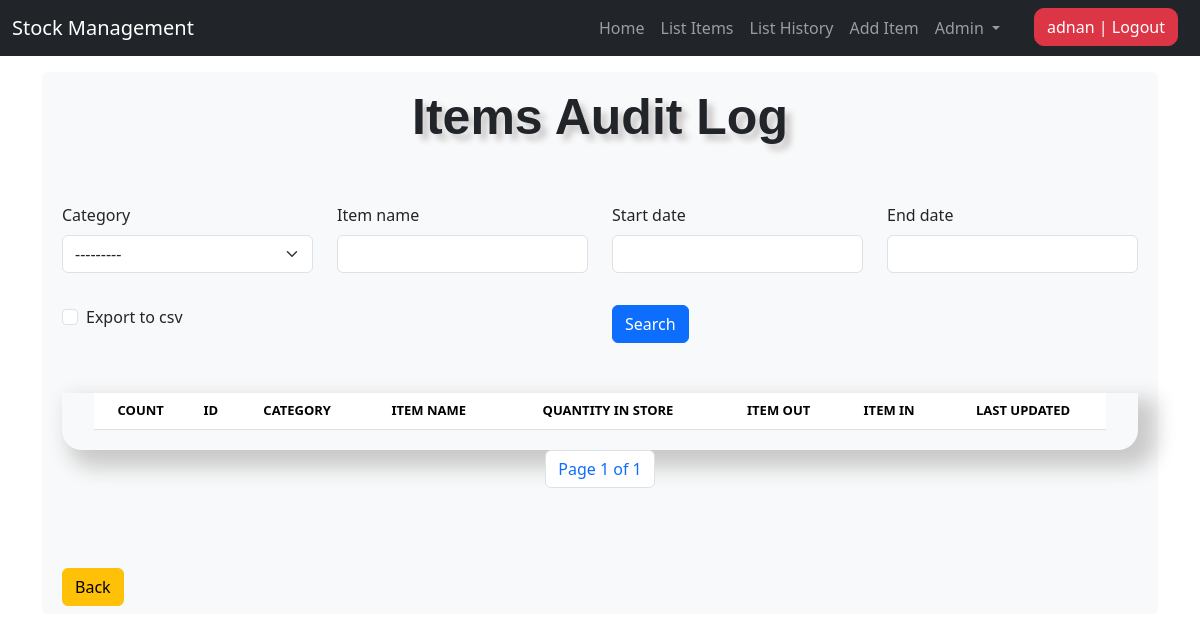
Before: /list_history/ (signed in) with the older database file.
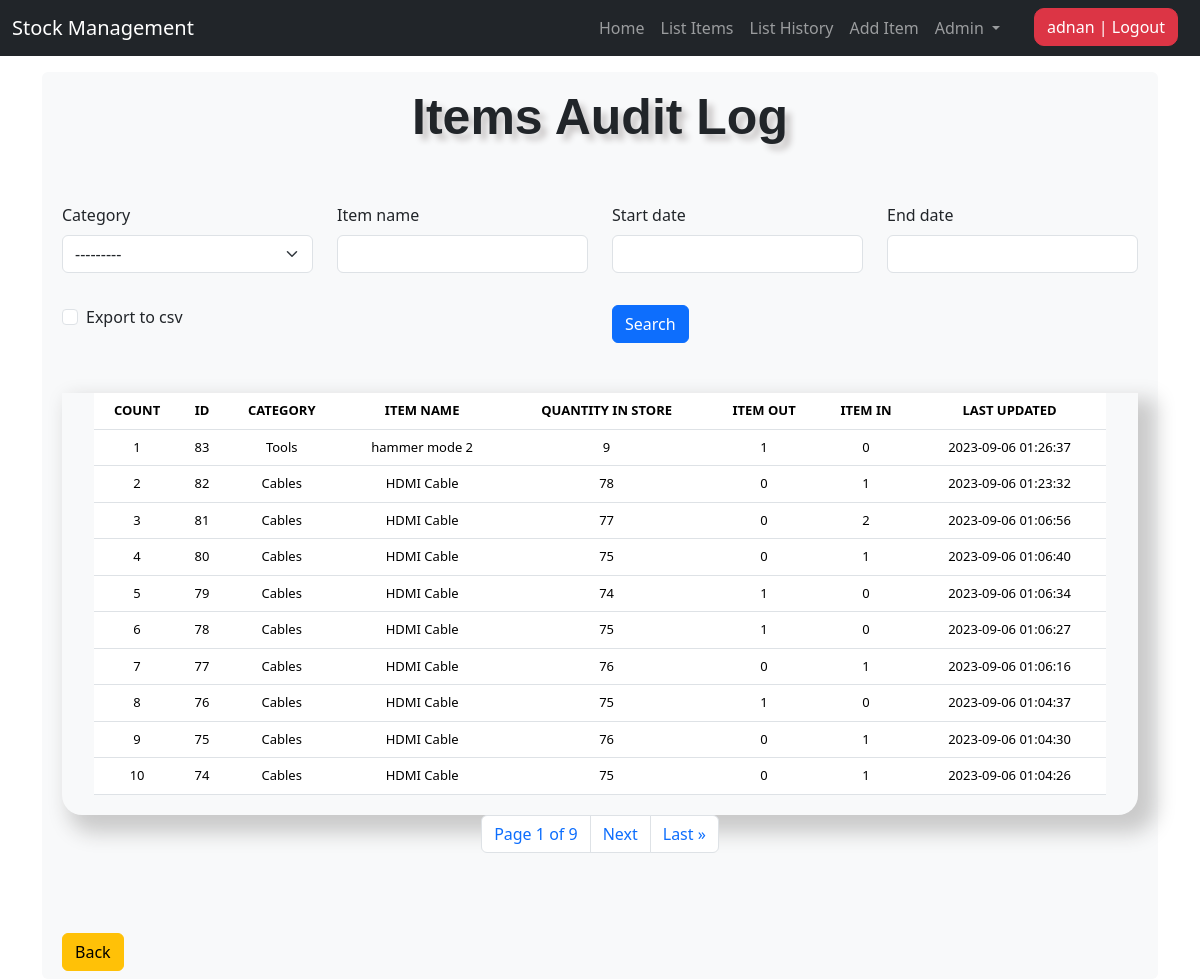
After: the same page with the newer database file.
### stockmgmt/models.py (models this page shows, shortened)
class StockHistory(models.Model):
    category = models.ForeignKey(
        Category, on_delete=models.CASCADE, blank=True, null=True)
    item_name = models.CharField(max_length=50, blank=True, null=True)
    quantity = models.IntegerField(default='0', blank=True, null=True)
    receive_quantity = models.IntegerField(default='0', blank=True, null=True)
    receive_by = models.CharField(max_length=50, blank=True, null=True)
    issue_quantity = models.IntegerField(default='0', blank=True, null=True)
    issue_by = models.CharField(max_length=50, blank=True, null=True)
    issue_to = models.CharField(max_length=50, blank=True, null=True)
    item_usage = models.TextField(max_length=500, blank=True, null=True)
    phone_number = models.CharField(max_length=50, blank=True, null=True)
    created_by = models.CharField(max_length=50, blank=True, null=True)
    reorder_level = models.IntegerField(default='0', blank=True, null=True)
    last_updated = models.DateTimeField(
        auto_now_add=False, auto_now=False, null=True)
    timestamp = models.DateTimeField(
        auto_now_add=False, auto_now=False, null=True)

class Category(models.Model):
    name = models.CharField(max_length=50, blank=False, null=True,
                            help_text="What category is the item related to? (such Cables/Computer Parts/Tools?)")
    def __str__(self):
        return self.name.title() if self.name else ""

### stockmgmt/views.py (the view, shortened to what this page needs)
# urls.py: path('list_history/', views.list_history, name='list_history'),
@login_required
def list_history(request):
    title = 'Items Audit Log'
    form = StockSearchForm(request.POST or None)
    queryset = StockHistory.objects.all().order_by('-last_updated')
    paginator = Paginator(queryset, 10)
    page_number = request.GET.get('page')
    page = paginator.get_page(page_number)
    context = {
        "form": form,
        "title": title,
        "queryset": queryset,
        "page": page,  # Pass the Page object to the template
    }
    return render(request, "./includes/list_history.html", context)

### stockmgmt/forms.py
class StockSearchForm(forms.ModelForm):
    export_to_CSV = forms.BooleanField(required=False)
    start_date = forms.DateTimeField(required=False)
    end_date = forms.DateTimeField(required=False)
    class Meta:
        model = Stock
        fields = [
            'household',
            'room',
            'category',
            'item_name',
            'start_date',
            'end_date'
        ]

### stockmgmt/templates/includes/list_history.html (shortened to what this page needs)
{% extends 'base.html' %}
{% load crispy_forms_tags %}
{% block content %}
<div class="container">
    <form method="POST" action="">
        <div class="row mb-3">
            <div class="col-lg-3 col-md-6">
                {{ form.category|as_crispy_field }}
            </div>
            <div class="col-lg-3 col-md-6">
                {{ form.item_name|as_crispy_field }}
            </div>
            <div class="col-lg-3 col-md-6">
                {{ form.start_date|as_crispy_field }}
            </div>
            <div class="col-lg-3 col-md-6">
                {{ form.end_date|as_crispy_field }}
            </div>
        </div>
        <div class="row">
            <div class="col">
                {{ form.export_to_CSV|as_crispy_field }}
            </div>
            <div class="col">
                <input type="submit" class="btn btn-primary" value="Search">
            </div>
        </div>
    </form>
</div>
<div class="container">
    <div class="row">
        <div class="col-lg-12">
            <div class="display_table">
                <table class="table">
                    <thead>
                        <tr>
                            <th>COUNT</th>
                            <th>ID</th>
                            <th>CATEGORY</th>
                            <th>ITEM NAME</th>
                            <th>QUANTITY IN STORE</th>
                            <th>ITEM OUT</th>
                            <th>ITEM IN</th>
                            <th>LAST UPDATED</th>
                        </tr>
                    </thead>
                    {% for item in page %}
                    <tr>
                        <td>{{ forloop.counter }}</td>
                        <td>{{ item.id }}</td>
                        <td>{{ item.category }}</td>
                        <td>{{ item.item_name }}</td>
                        <td>{{ item.quantity }}</td>
                        <td>{{ item.issue_quantity }}</td>
                        <td>{{ item.receive_quantity }}</td>
                        <td>{{ item.last_updated|date:"Y-m-d H:i:s" }}</td>
                    </tr>
                    {% endfor %}
                </table>
            </div>
        </div>
    </div>
    <div class="row">
        <div class="col">
            <nav aria-label="Page navigation">
                <ul class="pagination justify-content-center">
                    <li class="page-item">
                        <span class="page-link">
                            Page {{ page.number }} of {{ page.paginator.num_pages }}
                        </span>
                    </li>
                    {% if page.has_next %}
                    <li class="page-item">
                        <a class="page-link" href="?page={{ page.next_page_number }}">Next</a>
                    </li>
                    <li class="page-item">
                        <a class="page-link" href="?page={{ page.paginator.num_pages }}">Last &raquo;</a>
                    </li>
                    {% endif %}
                </ul>
            </nav>
        </div>
    </div>
</div>
<div class="container mt-3">
    <div class="form-group">
        <a id="back-button" onclick="javascript:window.history.back(-1);return false;">
            <div class="btn btn-warning">Back</div>
        </a>
    </div>
</div>
{% endblock %}

Changed rows visible on the page:
added StockHistory: id "83", category "Tools", item_name "hammer mode 2", quantity "9", issue_quantity "1", receive_quantity "0", last_updated "2023-09-06 01:26:37"
added StockHistory: id "82", category "Cables", item_name "HDMI Cable", quantity "78", issue_quantity "0", receive_quantity "1", last_updated "2023-09-06 01:23:32"
added StockHistory: id "81", category "Cables", item_name "HDMI Cable", quantity "77", issue_quantity "0", receive_quantity "2", last_updated "2023-09-06 01:06:56"
added StockHistory: id "80", category "Cables", item_name "HDMI Cable", quantity "75", issue_quantity "0", receive_quantity "1", last_updated "2023-09-06 01:06:40"
added StockHistory: id "79", category "Cables", item_name "HDMI Cable", quantity "74", issue_quantity "1", receive_quantity "0", last_updated "2023-09-06 01:06:34"
added StockHistory: id "78", category "Cables", item_name "HDMI Cable", quantity "75", issue_quantity "1", receive_quantity "0", last_updated "2023-09-06 01:06:27"
added StockHistory: id "77", category "Cables", item_name "HDMI Cable", quantity "76", issue_quantity "0", receive_quantity "1", last_updated "2023-09-06 01:06:16"
added StockHistory: id "76", category "Cables", item_name "HDMI Cable", quantity "75", issue_quantity "1", receive_quantity "0", last_updated "2023-09-06 01:04:37"
added StockHistory: id "75", category "Cables", item_name "HDMI Cable", quantity "76", issue_quantity "0", receive_quantity "1", last_updated "2023-09-06 01:04:30"
added StockHistory: id "74", category "Cables", item_name "HDMI Cable", quantity "75", issue_quantity "0", receive_quantity "1", last_updated "2023-09-06 01:04:26"
Other visible differences:
{{ page.paginator.num_pages }}: "1" → "9"
text now shown: "Next Last »"
